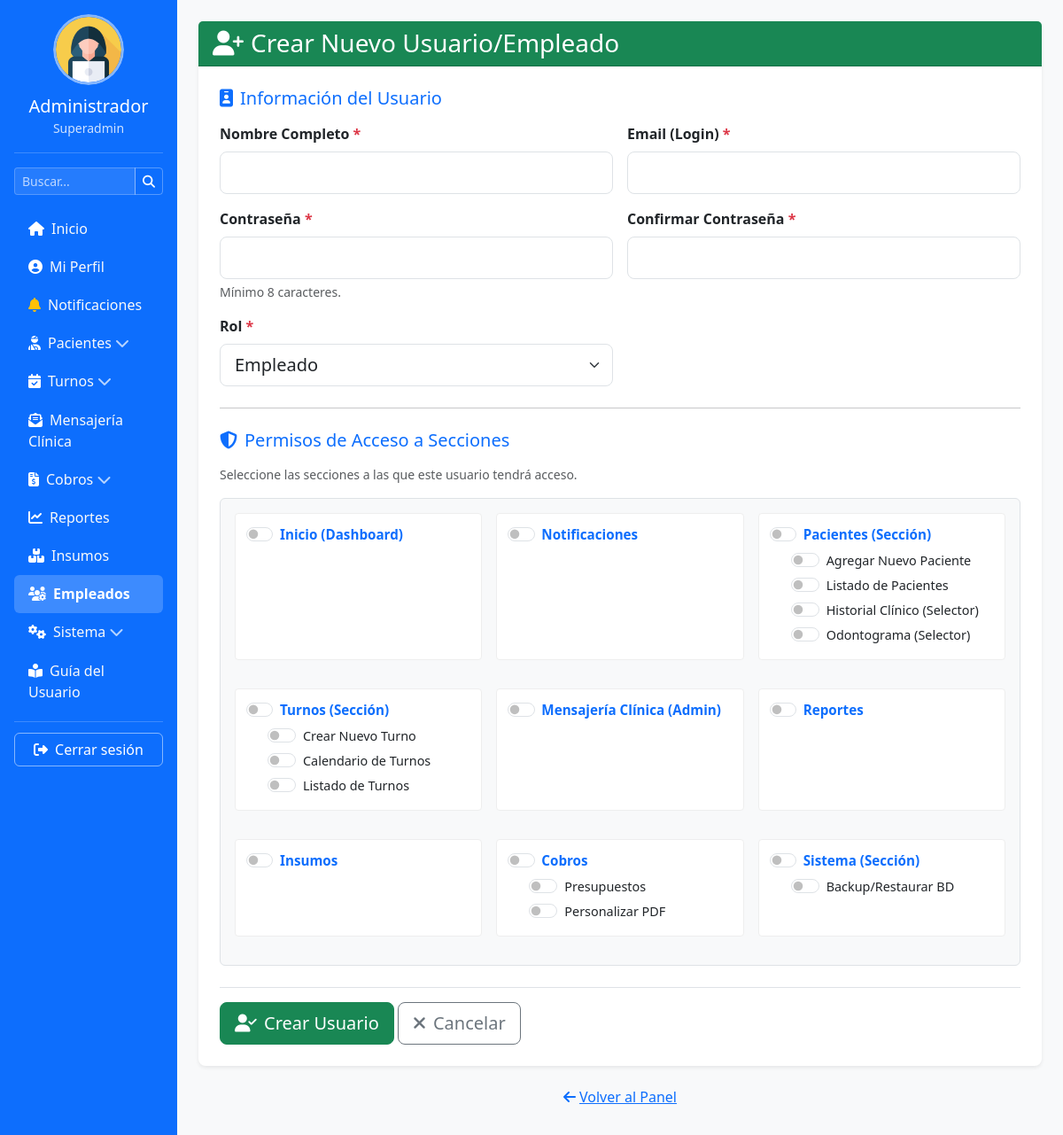
The page /employees/create.php (signed in) on the database its author committed.
### tables this page shows
CREATE TABLE `sidebar_sections` (
  `id` int(11) NOT NULL,
  `section_code` varchar(50) NOT NULL COMMENT 'Código único para la sección (ej: dashboard, patients, appointments)',
  `section_name` varchar(100) NOT NULL COMMENT 'Nombre descriptivo de la sección para mostrar en la UI de permisos',
  `parent_code` varchar(50) DEFAULT NULL COMMENT 'Código de la sección padre si es un submenú',
  `display_order` int(11) DEFAULT 0 COMMENT 'Para ordenar los ítems en la gestión de permisos'
);

### config.php (called while the page is built, shortened)
<?php
if (!function_exists('isMobileDevice')) {
    function isMobileDevice() {
        $mobileKeywords = ['Mobile','Android','iPhone','iPad','iPod','BlackBerry','Opera Mini','IEMobile','WPDesktop','tablet'];
        $userAgent = $_SERVER['HTTP_USER_AGENT'] ?? '';
        return false;
    }
}
?>

### employees/create.php (the view, shortened to what this page needs)
<?php
require_once '../config.php';
$path_to_root = '../';
$name_val = '';
$email_val = '';
$role_val = 'employee';
$selected_permissions_val = [];
$all_db_sections = [];
$result_sections = $mysqli->query("SELECT section_code, section_name, parent_code FROM sidebar_sections WHERE section_code NOT IN ('profile', 'employees') ORDER BY display_order ASC, section_name ASC");
if ($result_sections) {
    while ($row = $result_sections->fetch_assoc()) {
        $all_db_sections[] = $row;
    }
}
$main_sections_map = [];
$sub_sections_map = [];
foreach ($all_db_sections as $section) {
    if ($section['parent_code'] === null) {
        $main_sections_map[$section['section_code']] = $section;
    } else {
        if (!isset($sub_sections_map[$section['parent_code']])) {
            $sub_sections_map[$section['parent_code']] = [];
        }
        $sub_sections_map[$section['parent_code']][] = $section;
    }
}
?>
<!DOCTYPE html>
<html lang="es">
<head>
    <link href="https://cdn.jsdelivr.net/npm/bootstrap@5.3.3/dist/css/bootstrap.min.css" rel="stylesheet">
    <link rel="stylesheet" href="https://cdn.jsdelivr.net/npm/@fortawesome/fontawesome-free@6.5.1/css/all.min.css">
</head>
<body>
    <div class="row g-0">
        <?php
if (isMobileDevice()) {
    require_once ($path_to_root = '../') . '_sidebarmovil.php';
    echo '
    <nav class="navbar navbar-dark d-md-none sticky-top mb-3" style="background-color: #0d6efd;">
        <div class="container-fluid" style="position: relative; display: flex; align-items: center; justify-content: flex-start; min-height: 56px;">
            <button class="btn btn-outline-light" type="button" data-bs-toggle="offcanvas" data-bs-target="#sidebarMobile" aria-controls="sidebarMobile" style="z-index: 10;">
                <i class="fas fa-bars"></i>
                <span class="d-none d-sm-inline ms-1">Menú</span>
            </button>
            <a class="navbar-brand" href="' . ($path_to_root ?: './') . 'dashboard.php" style="position: absolute; left: 50%; top: 50%; transform: translate(-50%, -50%); padding: 0; line-height: 1;">
                <img src="' . ($path_to_root ?: './') . 'assets/img/dentexapro-logo-iso-blanco.png" alt="DentexaPro" style="height: 40px; width: auto; max-height: 100%;">
            </a>
        </div>
    </nav>';
} else {
    require_once ($path_to_root ?: './') . '_sidebar.php';
}
?>
        <main class="col-12 col-md-9 col-lg-10 p-4">
            <div class="card main-content-card shadow-sm rounded-3">
                 <div class="card-header bg-success text-white">
                    <h3 class="mb-0 d-flex align-items-center">
                        <i class="fas fa-user-plus me-2"></i>Crear Nuevo Usuario/Empleado
                    </h3>
                </div>
                <div class="card-body p-4">
                    <form method="POST" action="create.php">
                        <h5 class="mb-3 text-primary"><i class="fas fa-id-badge me-2"></i>Información del Usuario</h5>
                        <div class="row g-3 mb-4">
                            <div class="col-md-6"><label for="name" class="form-label fw-bold">Nombre Completo <span class="text-danger">*</span></label><input type="text" class="form-control form-control-lg" id="name" name="name" value="<?php echo htmlspecialchars($name_val); ?>" required></div>
                            <div class="col-md-6"><label for="email" class="form-label fw-bold">Email (Login) <span class="text-danger">*</span></label><input type="email" class="form-control form-control-lg" id="email" name="email" value="<?php echo htmlspecialchars($email_val); ?>" required></div>
                            <div class="col-md-6"><label for="password" class="form-label fw-bold">Contraseña <span class="text-danger">*</span></label><input type="password" class="form-control form-control-lg" id="password" name="password" required><div class="form-text">Mínimo 8 caracteres.</div></div>
                            <div class="col-md-6"><label for="confirm_password" class="form-label fw-bold">Confirmar Contraseña <span class="text-danger">*</span></label><input type="password" class="form-control form-control-lg" id="confirm_password" name="confirm_password" required></div>
                            <div class="col-md-6"><label for="role" class="form-label fw-bold">Rol <span class="text-danger">*</span></label><select name="role" id="role" class="form-select form-select-lg" required><option value="employee" <?php if($role_val == 'employee') echo 'selected'; ?>>Empleado</option><option value="admin" <?php if($role_val == 'admin') echo 'selected'; ?>>Administrador</option></select></div>
                        </div>
                        <hr class="my-4">
                        <h5 class="mb-3 text-primary"><i class="fas fa-shield-alt me-2"></i>Permisos de Acceso a Secciones</h5>
                        <p class="text-muted small">Seleccione las secciones a las que este usuario tendrá acceso.</p>
                        <div class="permissions-grid p-3 border rounded bg-light">
                            <?php foreach ($main_sections_map as $main_code => $main_section): ?>
                                <div class="permission-group">
                                    <div class="form-check form-switch mb-1 permission-group-title">
                                        <input class="form-check-input" type="checkbox" role="switch"
                                               id="perm_<?php echo htmlspecialchars($main_section['section_code']); ?>"
                                               name="permissions[]"
                                               value="<?php echo htmlspecialchars($main_section['section_code']); ?>"
                                               <?php if (in_array($main_section['section_code'], $selected_permissions_val)) echo 'checked'; ?>>
                                        <label class="form-check-label" for="perm_<?php echo htmlspecialchars($main_section['section_code']); ?>">
                                            <?php echo htmlspecialchars($main_section['section_name']); ?>
                                        </label>
                                    </div>
                                    <?php if (isset($sub_sections_map[$main_code]) && !empty($sub_sections_map[$main_code])): ?>
                                        <div class="ps-4">
                                            <?php foreach ($sub_sections_map[$main_code] as $sub_section): ?>
                                            <div class="form-check form-switch mb-1 permission-item">
                                                 <input class="form-check-input" type="checkbox" role="switch"
                                                       id="perm_<?php echo htmlspecialchars($sub_section['section_code']); ?>"
                                                       name="permissions[]"
                                                       value="<?php echo htmlspecialchars($sub_section['section_code']); ?>"
                                                       <?php if (in_array($sub_section['section_code'], $selected_permissions_val)) echo 'checked'; ?>>
                                                <label class="form-check-label small" for="perm_<?php echo htmlspecialchars($sub_section['section_code']); ?>">
                                                    <?php echo htmlspecialchars($sub_section['section_name']); ?>
                                                </label>
                                            </div>
                                            <?php endforeach; ?>
                                        </div>
                                    <?php endif; ?>
                                </div>
                            <?php endforeach; ?>
                        </div>
                        <div class="mt-4 pt-3 border-top">
                            <button type="submit" class="btn btn-success btn-lg"><i class="fas fa-user-check me-2"></i>Crear Usuario</button>
                            <a href="index.php" class="btn btn-outline-secondary btn-lg"><i class="fas fa-times me-2"></i>Cancelar</a>
                        </div>
                    </form>
                </div>
            </div>
             <div class="text-center mt-3">
                <a href="<?php echo $path_to_root; ?>dashboard.php" class="btn btn-link"><i class="fas fa-arrow-left me-1"></i>Volver al Panel</a>
            </div>
        </main>
    </div>
</body>
</html>

### employees/create.php (style rules this page uses)
body { overflow-x:hidden; background-color: #f8f9fa; }
.main-content-card { border: none; box-shadow: 0 0.5rem 1rem rgba(0,0,0,0.10); }
.permissions-grid { display: grid; grid-template-columns: repeat(auto-fit, minmax(230px, 1fr)); gap: 1rem; }
.permission-group { margin-bottom: 1rem; padding: 0.75rem; border: 1px solid #eee; border-radius: .25rem; background-color:#fff; }
.permission-group-title { font-weight: bold; margin-bottom: 0.5rem; font-size: 0.95rem; color: #0d6efd; }
.permission-group-title .form-check-label { cursor: pointer; }
.permission-item .form-check-label { font-size: 0.9rem; cursor: pointer; }

### rows shown on the page
sidebar_sections: section_name "Inicio (Dashboard)"
sidebar_sections: section_name "Notificaciones"
sidebar_sections: section_name "Pacientes (Sección)"
sidebar_sections: section_name "Agregar Nuevo Paciente"
sidebar_sections: section_name "Listado de Pacientes"
sidebar_sections: section_name "Historial Clínico (Selector)"
sidebar_sections: section_name "Odontograma (Selector)"
sidebar_sections: section_name "Turnos (Sección)"
sidebar_sections: section_name "Crear Nuevo Turno"
sidebar_sections: section_name "Calendario de Turnos"
sidebar_sections: section_name "Listado de Turnos"
sidebar_sections: section_name "Mensajería Clínica (Admin)"
sidebar_sections: section_name "Reportes"
sidebar_sections: section_name "Insumos"
sidebar_sections: section_name "Cobros"
sidebar_sections: section_name "Presupuestos"
sidebar_sections: section_name "Personalizar PDF"
sidebar_sections: section_name "Sistema (Sección)"
sidebar_sections: section_name "Backup/Restaurar BD"

### other values the page prints
$sidebar_admin_name_display "Administrador"
$user_role "Superadmin"
